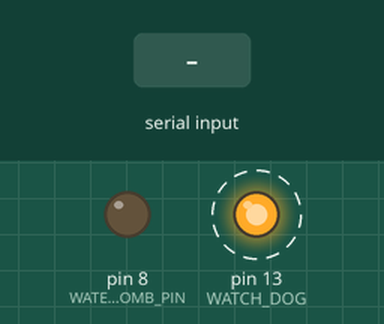
Recording of a sketch running on a simulated Arduino Uno, built with avr-gcc and run on an emulated ATmega328P. On the bench: output pins drawn as LEDs (lit = HIGH). Dashed ring = blinking. The inputs (shaded band) are chosen by the test bench.

Above: at 1.2 s.
1.3 s: "90,45\n" received over Serial
At 3.8 s:
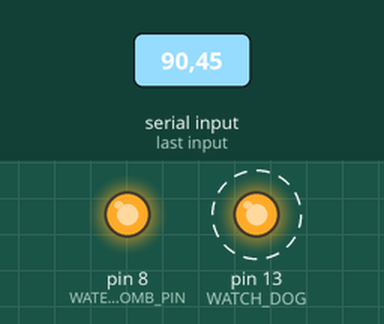
4.3 s: "200\n" received over Serial
At 6.3 s:
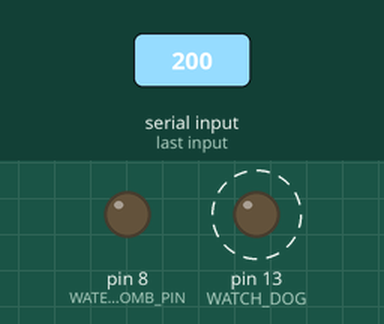
7.3 s: "30,150\n" received over Serial
At 8.8 s:
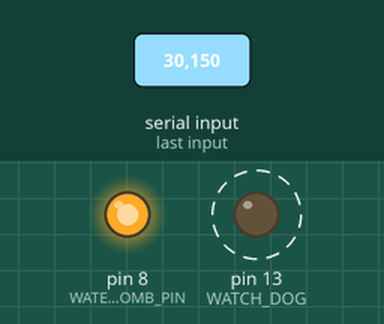
Timing chart, 0 to 16.3 s (numbered marks = the images above; inputs shaded):
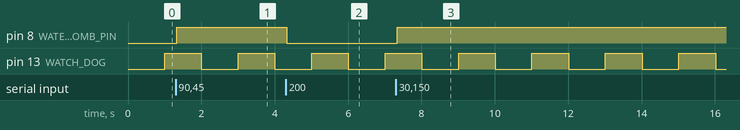

Measured:
- after the input at 1.3 s, pin 8 (WATER_BOMB_PIN): LOW → HIGH at once
- after the input at 4.3 s, pin 8 (WATER_BOMB_PIN): HIGH → LOW at once
- after the input at 7.3 s, pin 8 (WATER_BOMB_PIN): LOW → HIGH at once
- by itself, pin 13 (WATCH_DOG): alternates HIGH for 1.0 s and LOW for 1.0 s

The sketch:

timer_pileta.ino
```cpp
#define WATER_BOMB_PIN 8
#define WATCH_DOG 13
//pin que controla la bomba de agua
#define SEC_TO_MILISEC(x) ((x)*1000)
#define STOP_BOMB 1
#define RUN_BOMB 2


class waterBomb
{
  public:
  waterBomb(unsigned int pin_);
  on(){digitalWrite(pin,HIGH);};
  off(){digitalWrite(pin,LOW);};
  private:
  unsigned int pin;

};

waterBomb::waterBomb(unsigned int pin_)
{
  pin=pin_;
  pinMode(pin,OUTPUT);
  off();
}

class myTimer
{
  public:
  myTimer(unsigned int seconds=0);
  bool timeOver(void);
  void setNewTime(unsigned long seconds_);
  void showInfo();

  unsigned long seconds;
  unsigned long startTime;
  void resetTimer(void);

};
myTimer timer(1);
waterBomb bomb(WATER_BOMB_PIN);
String readData;
void setup() {
  Serial.begin(9600);
  pinMode(WATCH_DOG,OUTPUT);


}

String serialData(void)
{
  String data;
  if(!Serial.available())
  {
    String _empty;
    return _empty;
  }
   while(Serial.available())
  {
    delay(5);
    if(Serial.available()>0)
    {
      char c= Serial.read();
      data+=c;
    }
  }
  return data;
}
int mode=STOP_BOMB;
myTimer blinkTimer(1);

//********************************START LOOP*****************************************
void loop()
{
  int dataSended;
  //****************ETAPA DE RECEPCION DE INFORMACION DEL PUERTO SERIE
  readData=serialData();
  if(readData.length()!=0)
  {

    dataSended=readData.toFloat();
  }
  else
  {
    dataSended=-1;
  }
//**************** FIN ETAPA DE RECEPCION DE INFORMACION DEL PUERTO SERIE

//******************ETAPA DE ANALIZIS DE DATO RECIVIDO
  if(dataSended==200)
  {
    mode=STOP_BOMB;
//    Serial.println("Se recivio comando para apagar el sistema");
  }
  else if(dataSended>0)
  {
    mode=RUN_BOMB;
    timer.setNewTime(dataSended*60);
//    Serial.print("Se registro un Tiempo de: ");
//    Serial.println(dataSended*60);
    timer.showInfo();

  }
//******************FIN ETAPA DE ANALIZIS DE DATO RECIVIDO

//****************ETAPA FSM**************
  switch (mode)
  {
    case STOP_BOMB:

    bomb.off();
    break;
    case RUN_BOMB:
    if(!timer.timeOver())
    {

      bomb.on();
    }
    else
    {
     // Serial.println("TimeOut");
      mode =STOP_BOMB;
    }
    break;
  }
//**********************FIN FSM

//********WACH DOG SECTION********//
if(blinkTimer.timeOver())         //
{                                 //
 // timer.showInfo();               //
  if(digitalRead(WATCH_DOG))      //
  {                               //
    digitalWrite(WATCH_DOG,LOW);  //
  }                               //
  else                            //
  {                               //
    digitalWrite(WATCH_DOG,HIGH); //
  }                               //
//********************************//
}


}

//****************************************************************************END LOOP

myTimer::myTimer(unsigned int seconds)
{
  setNewTime(seconds);
}

//timeOver
//devuelve true si ya paso el tiempo seteado,
//caso contrario devuelve false
//
bool myTimer::timeOver(void)
{
  if((millis())>startTime)
  {
    resetTimer();
    return true;
  }
  else
  {
    return false;
  }
}

void myTimer::resetTimer(void)
{
  unsigned long temp=seconds+millis();

  startTime=temp;
  //Serial.print("se llamo a rest timer con: ");
  //Serial.println(startTime);
}

void  myTimer::setNewTime(unsigned long seconds_)
{
  unsigned long temp=1000*seconds_;
  //Serial.println(temp);
  seconds=temp;

  //Serial.print("s seteo un timer cada: ");
  //Serial.print(seconds_);
  //Serial.print(" se registro un tirmpo de: ");
  //Serial.println(seconds/1000);
  resetTimer();

}

void myTimer::showInfo()
{
  //Serial.println(startTime);
  unsigned long dif=startTime-millis();
  //Serial.print("Remaining time (seconds):");
  //Serial.println(dif/1000);
  //Serial.println(startTime);
  //Serial.println(millis());
  //Serial.println(seconds/1000);
}
```
